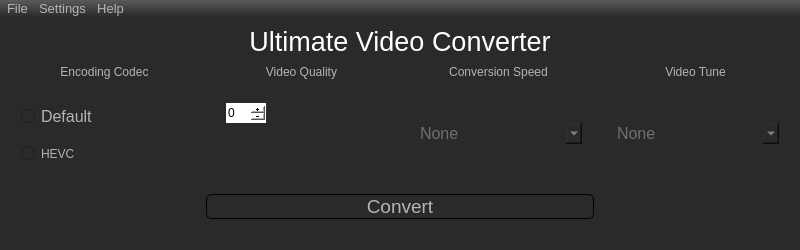
<?xml version="1.0" encoding="UTF-8"?>
<ui version="4.0">
 <class>MainWindow</class>
 <widget class="QMainWindow" name="MainWindow">
  <property name="geometry">
   <rect>
    <x>0</x>
    <y>0</y>
    <width>800</width>
    <height>250</height>
   </rect>
  </property>
  <property name="font">
   <font>
    <family>Gulim</family>
    <pointsize>14</pointsize>
   </font>
  </property>
  <property name="windowTitle">
   <string>Ultimate Video Converter</string>
  </property>
  <property name="windowIcon">
   <iconset>
    <normaloff>../Vid.ico</normaloff>../Vid.ico</iconset>
  </property>
  <property name="styleSheet">
   <string notr="true">color:rgb(180, 180, 180);
alternate-background-color: rgb(0, 0, 0);
background-color: rgb(42, 42, 42);

selection-background-color: rgb(0, 0, 0);</string>
  </property>
  <property name="iconSize">
   <size>
    <width>32</width>
    <height>32</height>
   </size>
  </property>
  <widget class="QWidget" name="centralwidget">
   <property name="font">
    <font>
     <family>Gulim</family>
     <pointsize>14</pointsize>
    </font>
   </property>
   <layout class="QGridLayout" name="gridLayout">
    <item row="1" column="1">
     <widget class="QGroupBox" name="groupBox_2">
      <property name="styleSheet">
       <string notr="true">font: 14pt &quot;Tahoma&quot;;
border: 0px solid;</string>
      </property>
      <property name="title">
       <string>Video Quality</string>
      </property>
      <property name="alignment">
       <set>Qt::AlignCenter</set>
      </property>
      <widget class="QSpinBox" name="spinBox">
       <property name="geometry">
        <rect>
         <x>20</x>
         <y>40</y>
         <width>40</width>
         <height>20</height>
        </rect>
       </property>
       <property name="sizePolicy">
        <sizepolicy hsizetype="Fixed" vsizetype="Fixed">
         <horstretch>0</horstretch>
         <verstretch>0</verstretch>
        </sizepolicy>
       </property>
       <property name="toolTip">
        <string>&lt;html&gt;&lt;head/&gt;&lt;body&gt;&lt;p&gt;&lt;span style=&quot; font-size:10pt;&quot;&gt;From 0 to 51. &lt;/span&gt;&lt;/p&gt;&lt;p&gt;&lt;span style=&quot; font-size:10pt;&quot;&gt;(0 - best quality, 51 - the worst quality)&lt;/span&gt;&lt;/p&gt;&lt;/body&gt;&lt;/html&gt;</string>
       </property>
       <property name="styleSheet">
        <string notr="true">font: 12pt &quot;Tahoma&quot;;
background-color: rgb(255, 255, 255);
color:rgb(0, 0, 0);
</string>
       </property>
       <property name="buttonSymbols">
        <enum>QAbstractSpinBox::PlusMinus</enum>
       </property>
       <property name="suffix">
        <string/>
       </property>
       <property name="prefix">
        <string/>
       </property>
       <property name="maximum">
        <number>51</number>
       </property>
      </widget>
     </widget>
    </item>
    <item row="0" column="0" colspan="4">
     <widget class="QLabel" name="label">
      <property name="sizePolicy">
       <sizepolicy hsizetype="Preferred" vsizetype="Fixed">
        <horstretch>0</horstretch>
        <verstretch>0</verstretch>
       </sizepolicy>
      </property>
      <property name="font">
       <font>
        <family>Tahoma</family>
        <pointsize>20</pointsize>
       </font>
      </property>
      <property name="styleSheet">
       <string notr="true">color:rgb(255, 255, 255);</string>
      </property>
      <property name="text">
       <string>Ultimate Video Converter</string>
      </property>
      <property name="alignment">
       <set>Qt::AlignCenter</set>
      </property>
     </widget>
    </item>
    <item row="2" column="1" colspan="2">
     <widget class="QPushButton" name="pushButton">
      <property name="sizePolicy">
       <sizepolicy hsizetype="Minimum" vsizetype="Fixed">
        <horstretch>0</horstretch>
        <verstretch>0</verstretch>
       </sizepolicy>
      </property>
      <property name="font">
       <font>
        <family>Tahoma</family>
        <pointsize>14</pointsize>
       </font>
      </property>
      <property name="toolTip">
       <string>&lt;html&gt;&lt;head/&gt;&lt;body&gt;&lt;p&gt;&lt;span style=&quot; font-size:10pt;&quot;&gt;Start Video Conversion&lt;/span&gt;&lt;/p&gt;&lt;/body&gt;&lt;/html&gt;</string>
      </property>
      <property name="styleSheet">
       <string notr="true">QPushButton {
	border-radius: 5px;
	border: 0.5px solid
}
QPushButton:hover {
    background-color: qlineargradient(spread:pad, x1:0.492, y1:1, x2:0.46995, y2:0, stop:0 rgba(42, 42, 42, 255), stop:1 rgba(72, 72, 72, 255));
}
QPushButton:pressed {
	
	background-color: rgb(0, 0, 0);
}
QToolTip {
    padding: 5px;
    border-radius: 3px;
}</string>
      </property>
      <property name="text">
       <string>Convert</string>
      </property>
     </widget>
    </item>
    <item row="1" column="2">
     <widget class="QGroupBox" name="groupBox_4">
      <property name="styleSheet">
       <string notr="true">font: 14pt &quot;Tahoma&quot;;
border: 0px solid;</string>
      </property>
      <property name="title">
       <string>Conversion Speed</string>
      </property>
      <property name="alignment">
       <set>Qt::AlignCenter</set>
      </property>
      <layout class="QVBoxLayout" name="verticalLayout_4">
       <item>
        <widget class="QComboBox" name="comboBox">
         <property name="font">
          <font>
           <family>Tahoma</family>
           <pointsize>12</pointsize>
           <italic>false</italic>
           <bold>false</bold>
          </font>
         </property>
         <property name="toolTip">
          <string>&lt;html&gt;&lt;head/&gt;&lt;body&gt;&lt;p&gt;&lt;span style=&quot; font-size:10pt;&quot;&gt;The slower the conversion &lt;/span&gt;&lt;/p&gt;&lt;p&gt;&lt;span style=&quot; font-size:10pt;&quot;&gt;the better the quality&lt;/span&gt;&lt;/p&gt;&lt;/body&gt;&lt;/html&gt;</string>
         </property>
         <property name="styleSheet">
          <string notr="true">selection-color: rgb(255, 255, 255);
font: 12pt &quot;Tahoma&quot;;</string>
         </property>
         <property name="currentText">
          <string/>
         </property>
         <property name="insertPolicy">
          <enum>QComboBox::NoInsert</enum>
         </property>
         <property name="placeholderText">
          <string>None</string>
         </property>
         <item>
          <property name="text">
           <string>Ultra Fast</string>
          </property>
         </item>
         <item>
          <property name="text">
           <string>Super Fast</string>
          </property>
         </item>
         <item>
          <property name="text">
           <string>Very Fast</string>
          </property>
         </item>
         <item>
          <property name="text">
           <string>Faster</string>
          </property>
         </item>
         <item>
          <property name="text">
           <string>Fast</string>
          </property>
         </item>
         <item>
          <property name="text">
           <string>Medium</string>
          </property>
         </item>
         <item>
          <property name="text">
           <string>Slow</string>
          </property>
         </item>
         <item>
          <property name="text">
           <string>Slower</string>
          </property>
         </item>
         <item>
          <property name="text">
           <string>Very Slow</string>
          </property>
         </item>
        </widget>
       </item>
      </layout>
     </widget>
    </item>
    <item row="1" column="3">
     <widget class="QGroupBox" name="groupBox_3">
      <property name="styleSheet">
       <string notr="true">font: 14pt &quot;Tahoma&quot;;
border: 0px solid;</string>
      </property>
      <property name="title">
       <string>Video Tune</string>
      </property>
      <property name="alignment">
       <set>Qt::AlignCenter</set>
      </property>
      <layout class="QVBoxLayout" name="verticalLayout_5">
       <item>
        <widget class="QComboBox" name="comboBox_2">
         <property name="font">
          <font>
           <family>Tahoma</family>
           <pointsize>12</pointsize>
           <italic>false</italic>
           <bold>false</bold>
          </font>
         </property>
         <property name="toolTip">
          <string>&lt;html&gt;&lt;head/&gt;&lt;body&gt;&lt;p&gt;&lt;span style=&quot; font-size:10pt;&quot;&gt;Choose Video Tune&lt;/span&gt;&lt;/p&gt;&lt;/body&gt;&lt;/html&gt;</string>
         </property>
         <property name="styleSheet">
          <string notr="true">selection-color: rgb(255, 255, 255);
font: 12pt &quot;Tahoma&quot;;</string>
         </property>
         <property name="currentText">
          <string/>
         </property>
         <property name="insertPolicy">
          <enum>QComboBox::NoInsert</enum>
         </property>
         <property name="placeholderText">
          <string>None</string>
         </property>
         <item>
          <property name="text">
           <string>Film</string>
          </property>
         </item>
         <item>
          <property name="text">
           <string>Animation</string>
          </property>
         </item>
         <item>
          <property name="text">
           <string>Grain</string>
          </property>
         </item>
         <item>
          <property name="text">
           <string>Still image</string>
          </property>
         </item>
         <item>
          <property name="text">
           <string>Fast decode</string>
          </property>
         </item>
         <item>
          <property name="text">
           <string>Zero Latency</string>
          </property>
         </item>
        </widget>
       </item>
      </layout>
     </widget>
    </item>
    <item row="1" column="0">
     <widget class="QGroupBox" name="groupBox">
      <property name="styleSheet">
       <string notr="true">font: 14pt &quot;Tahoma&quot; ;
border: 0px solid;</string>
      </property>
      <property name="title">
       <string>Encoding Codec</string>
      </property>
      <property name="alignment">
       <set>Qt::AlignCenter</set>
      </property>
      <layout class="QVBoxLayout" name="verticalLayout_3">
       <item>
        <widget class="QRadioButton" name="radioButton">
         <property name="font">
          <font>
           <family>Tahoma</family>
           <pointsize>12</pointsize>
           <italic>false</italic>
           <bold>false</bold>
          </font>
         </property>
         <property name="toolTip">
          <string>&lt;html&gt;&lt;head/&gt;&lt;body&gt;&lt;p&gt;H264&lt;/p&gt;&lt;/body&gt;&lt;/html&gt;</string>
         </property>
         <property name="styleSheet">
          <string notr="true">font: 12pt &quot;Tahoma&quot;;</string>
         </property>
         <property name="text">
          <string>Default</string>
         </property>
        </widget>
       </item>
       <item>
        <widget class="QRadioButton" name="radioButton_2">
         <property name="toolTip">
          <string>&lt;html&gt;&lt;head/&gt;&lt;body&gt;&lt;p&gt;&lt;span style=&quot; font-size:10pt;&quot;&gt;H265&lt;/span&gt;&lt;/p&gt;&lt;/body&gt;&lt;/html&gt;</string>
         </property>
         <property name="styleSheet">
          <string notr="true">font: 12pt &quot;Tahoma&quot; ;</string>
         </property>
         <property name="text">
          <string>HEVC</string>
         </property>
        </widget>
       </item>
      </layout>
     </widget>
    </item>
   </layout>
   <zorder>label</zorder>
   <zorder>groupBox</zorder>
   <zorder>groupBox_2</zorder>
   <zorder>groupBox_4</zorder>
   <zorder>groupBox_3</zorder>
   <zorder>pushButton</zorder>
  </widget>
  <widget class="QMenuBar" name="menubar">
   <property name="geometry">
    <rect>
     <x>0</x>
     <y>0</y>
     <width>800</width>
     <height>18</height>
    </rect>
   </property>
   <property name="font">
    <font>
     <family>Tahoma</family>
     <pointsize>10</pointsize>
     <italic>false</italic>
     <bold>false</bold>
    </font>
   </property>
   <property name="styleSheet">
    <string notr="true">QMenuBar {
    background-color:qlineargradient(spread:pad, x1:0.492, y1:1, x2:0.46995, y2:0, stop:0 rgba(42, 42, 42, 255), stop:1 rgba(90, 90, 90, 255));
    spacing: 3px; /* spacing between menu bar items */
}

QMenuBar::item {
    padding: 1px 4px;
    background: transparent;
    border-radius: 4px;
}

QMenuBar::item:selected { /* when selected using mouse or keyboard */
    background: rgb(36, 36, 36);
}

QMenuBar::item:pressed {
    background: rgb(0, 0, 0);
}</string>
   </property>
   <widget class="QMenu" name="menuChoose_file">
    <property name="styleSheet">
     <string notr="true">QToolTip {
    padding: 5px;
    border-radius: 3px;
    opacity: 200;
}</string>
    </property>
    <property name="title">
     <string>File</string>
    </property>
    <property name="toolTipsVisible">
     <bool>true</bool>
    </property>
    <addaction name="actionOpen"/>
   </widget>
   <widget class="QMenu" name="menuSettings">
    <property name="title">
     <string>Settings</string>
    </property>
    <property name="toolTipsVisible">
     <bool>true</bool>
    </property>
    <addaction name="separator"/>
    <addaction name="separator"/>
    <addaction name="actionSettings"/>
   </widget>
   <widget class="QMenu" name="menuHelp">
    <property name="title">
     <string>Help</string>
    </property>
    <addaction name="actionHelp"/>
   </widget>
   <addaction name="menuChoose_file"/>
   <addaction name="menuSettings"/>
   <addaction name="menuHelp"/>
  </widget>
  <widget class="QStatusBar" name="statusbar">
   <property name="sizeGripEnabled">
    <bool>true</bool>
   </property>
  </widget>
  <action name="actionOpen">
   <property name="text">
    <string>Open</string>
   </property>
   <property name="toolTip">
    <string>Load new file </string>
   </property>
  </action>
  <action name="actionHelp">
   <property name="text">
    <string>Help</string>
   </property>
  </action>
  <action name="actionSettings">
   <property name="text">
    <string>Settings</string>
   </property>
  </action>
 </widget>
 <resources/>
 <connections/>
</ui>
